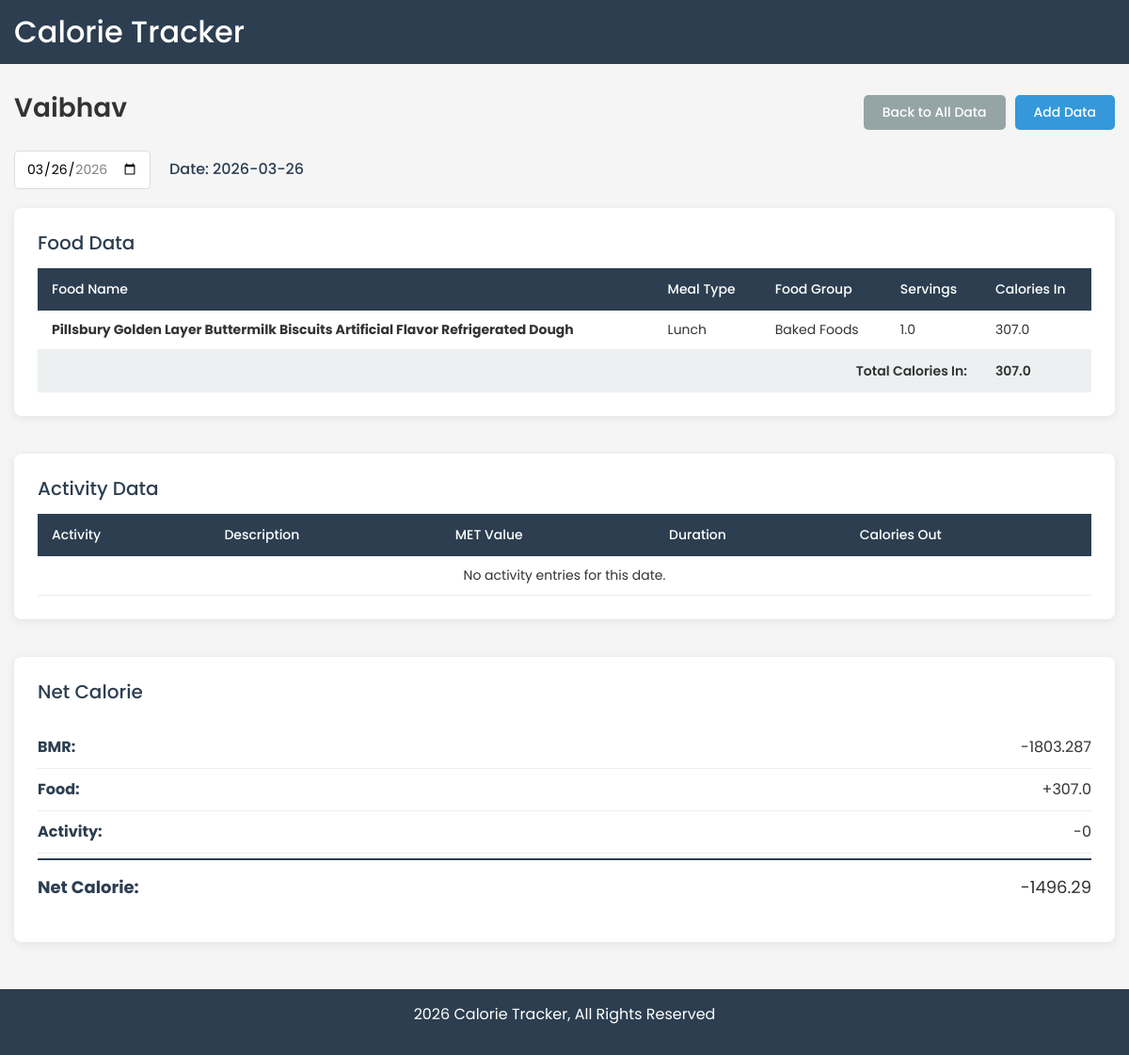
Screenshot of /users/1/details/?date=2026-03-26 with the database file from the repository.
### tracker/models.py (models this page shows, shortened)
class UserProfile(models.Model):
    SEX_CHOICES = [
        ('male', 'Male'),
        ('female', 'Female'),
    ]
    name = models.CharField(max_length=100)
    weight = models.FloatField(help_text="Weight in kg")
    height = models.FloatField(help_text="Height in cm")
    age = models.IntegerField(help_text="Age in years")
    sex = models.CharField(max_length=6, choices=SEX_CHOICES)
    def bmr(self):
        if self.sex == 'male':
            return round(
                66.4730 + (13.7516 * self.weight) + (5.0033 * self.height) - (6.7550 * self.age), 3
            )
        return round(
            655.0955 + (9.5634 * self.weight) + (1.8496 * self.height) - (4.6756 * self.age), 3
        )

class FoodEntry(models.Model):
    MEAL_CHOICES = [
        ('breakfast', 'Breakfast'),
        ('lunch', 'Lunch'),
        ('dinner', 'Dinner'),
        ('snack', 'Snack'),
    ]
    daily_log = models.ForeignKey(DailyLog, on_delete=models.CASCADE, related_name='food_entries')
    food = models.ForeignKey(Food, on_delete=models.CASCADE)
    servings = models.FloatField(default=1)
    meal_type = models.CharField(max_length=10, choices=MEAL_CHOICES)
    def calories_consumed(self):
        return round(self.food.calories * self.servings, 2)

class Food(models.Model):
    food_id = models.IntegerField(unique=True)
    name = models.CharField(max_length=300)
    food_group = models.CharField(max_length=100)
    calories = models.FloatField()
    fat = models.FloatField(default=0)
    protein = models.FloatField(default=0)
    carbohydrate = models.FloatField(default=0)
    serving_description = models.CharField(max_length=200, blank=True)

### tracker/views.py (the view)
# urls.py: path('users/<int:user_id>/details/', views.user_details_view, name='user_details'),
def user_details_view(request, user_id):
    user = get_object_or_404(UserProfile, pk=user_id)
    selected_date = request.GET.get('date', date.today().isoformat())
    food_groups_list = Food.objects.values_list('food_group', flat=True).distinct().order_by('food_group')
    activity_names_list = Activity.objects.values_list('activity_name', flat=True).distinct().order_by('activity_name')
    today = date.today()
    min_date = today - timedelta(days=30)
    try:
        log = DailyLog.objects.get(user=user, date=selected_date)
        food_entries = log.food_entries.select_related('food').all()
        activity_entries = log.activity_entries.select_related('activity').all()
        total_in = log.total_calories_in()
        total_out = log.total_calories_out()
        bmr = log.bmr()
        net = log.net_calories()
    except DailyLog.DoesNotExist:
        food_entries = []
        activity_entries = []
        total_in = 0
        total_out = 0
        bmr = user.bmr()
        net = 0 - bmr
    context = {
        'user': user,
        'selected_date': selected_date,
        'food_entries': food_entries,
        'activity_entries': activity_entries,
        'total_in': total_in,
        'total_out': total_out,
        'bmr': bmr,
        'net': round(net, 2),
        'food_groups': food_groups_list,
        'activity_names': activity_names_list,
        'today': today.isoformat(),
        'min_date': min_date.isoformat(),
    }
    return render(request, 'user_details.html', context)

### tracker/models.py (called while the page is built)
    def total_calories_in(self):
        return sum(entry.calories_consumed() for entry in self.food_entries.all())

    def total_calories_out(self):
        return sum(entry.calories_burned() for entry in self.activity_entries.all())

    def bmr(self):
        return self.user.bmr()

    def net_calories(self):
        return round(self.total_calories_in() - self.bmr() - self.total_calories_out(), 2)

### templates/user_details.html (shortened to what this page needs)
{% extends 'base.html' %}
{% block content %}
<div class="container">
    <div class="title-row">
        <h1 class="title">{{ user.name }}</h1>
        <div class="title-row-right">
            <a href="{% url 'user_data' user.id %}" class="btn-secondary">Back to All Data</a>
            <button class="btn-primary" data-toggle="modal" data-target="#addDataModal">Add Data</button>
        </div>
    </div>
    <div class="view-calorie-data">
        <div class="view-calorie-data-date-input">
            <div class="date-input">
                <form method="GET" action="{% url 'user_details' user.id %}">
                    <input type="date" name="date" value="{{ selected_date }}"
                           max="{{ today }}" min="{{ min_date }}"
                           onchange="this.form.submit()">
                </form>
            </div>
            <div class="show-selected-date">
                Date: {{ selected_date }}
            </div>
        </div>
        <div class="view-calorie-data-chart">
            <div class="food-data white-card">
                <h2>Food Data</h2>
                <div class="food-data-table">
                    <table class="dcf-table dcf-table-responsive dcf-table-bordered dcf-table-striped dcf-w-100%">
                        <thead>
                            <tr>
                                <th>Food Name</th>
                                <th>Meal Type</th>
                                <th>Food Group</th>
                                <th>Servings</th>
                                <th>Calories In</th>
                            </tr>
                        </thead>
                        <tbody>
                            {% for entry in food_entries %}
                            <tr>
                                <th scope="row">{{ entry.food.name }}</th>
                                <td data-label="Meal Type">{{ entry.get_meal_type_display }}</td>
                                <td data-label="Food Group">{{ entry.food.food_group }}</td>
                                <td data-label="Servings">{{ entry.servings }}</td>
                                <td data-label="Calories In">{{ entry.calories_consumed }}</td>
                            </tr>
                            {% empty %}
                            <tr><td colspan="5" style="text-align:center;">No food entries for this date.</td></tr>
                            {% endfor %}
                        </tbody>
                        {% if food_entries %}
                        <tfoot>
                            <tr>
                                <th colspan="4" style="text-align:right;">Total Calories In:</th>
                                <th>{{ total_in }}</th>
                            </tr>
                        </tfoot>
                        {% endif %}
                    </table>
                </div>
            </div>
            <div class="activity-data white-card">
                <h2>Activity Data</h2>
                <div class="activity-data-table">
                    <table class="dcf-table dcf-table-responsive dcf-table-bordered dcf-table-striped dcf-w-100%">
                        <thead>
                            <tr>
                                <th>Activity</th>
                                <th>Description</th>
                                <th>MET Value</th>
                                <th>Duration</th>
                                <th>Calories Out</th>
                            </tr>
                        </thead>
                        <tbody>
                            {% for entry in activity_entries %}
                            <tr>
                                <th scope="row">{{ entry.activity.activity_name }}</th>
                                <td data-label="Description">{{ entry.activity.specific_motion }}</td>
                                <td data-label="MET Value">{{ entry.activity.met_value }}</td>
                                <td data-label="Duration">{{ entry.duration_minutes }} min.</td>
                                <td data-label="Calories Out">{{ entry.calories_burned }}</td>
                            </tr>
                            {% empty %}
                            <tr><td colspan="5" style="text-align:center;">No activity entries for this date.</td></tr>
                            {% endfor %}
                        </tbody>
                    </table>
                </div>
            </div>
            <div class="net-calorie-data white-card">
                <h2>Net Calorie</h2>
                <div class="net-calorie-table">
                    <div class="net-calorie-row">
                        <strong>BMR: </strong>
                        <span>-{{ bmr }}</span>
                    </div>
                    <div class="net-calorie-row">
                        <strong>Food: </strong>
                        <span>+{{ total_in }}</span>
                    </div>
                    <div class="net-calorie-row">
                        <strong>Activity: </strong>
                        <span>-{{ total_out }}</span>
                    </div>
                    <div class="net-calorie-row net-calorie-totl">
                        <strong>Net Calorie:</strong>
                        <span>{{ net }}</span>
                    </div>
                </div>
            </div>
        </div>
    </div>
</div>
{% endblock %}

### templates/base.html (shortened to what this page needs)
{% load static %}
<!doctype html>
<html lang="en">
<head>
    <link href="https://cdn.jsdelivr.net/npm/bootstrap@4.6.2/dist/css/bootstrap.min.css" rel="stylesheet">
    <link href="{% static 'css/global.css' %}" rel="stylesheet">
</head>
<body>
    <div>
        <header class="header">
            <div class="container">
                <div class="logo">
                    <a href="{% url 'user_list' %}">
                        <h2 style="color: #fff; margin: 0;">Calorie Tracker</h2>
                    </a>
                </div>
            </div>
        </header>
        <div class="mid-container">
            {% block content %}{% endblock %}
        </div>
        <footer class="footer">
            <div class="container">
                <p>2026 Calorie Tracker, All Rights Reserved</p>
            </div>
        </footer>
    </div>
</body>
</html>

### static/css/global.css (style rules this page uses)
* { margin: 0; padding: 0; box-sizing: border-box; }
body { font-family: 'Poppins', sans-serif; background: #f5f5f5; color: #333; }
a { text-decoration: none; color: inherit; }
.header { background: #2c3e50; padding: 15px 0; }
.header .logo a { text-decoration: none; }
.header .logo h2 { color: #fff; margin: 0; }
.container { max-width: 1200px; margin: 0 auto; padding: 0 15px; }
.mid-container { min-height: calc(100vh - 130px); padding: 30px 0; }
.footer { background: #2c3e50; color: #fff; padding: 15px 0; text-align: center; }
.title-row { display: flex; justify-content: space-between; align-items: center; margin-bottom: 20px; }
.title { font-size: 28px; font-weight: 600; }
.title-row-right { display: flex; gap: 10px; }
.white-card { background: #fff; border-radius: 8px; padding: 25px; box-shadow: 0 2px 10px rgba(0, 0, 0, 0.08); margin-bottom: 20px; }
.white-card h2 { font-size: 20px; margin-bottom: 15px; color: #2c3e50; }
.btn-primary, .btn-secondary, .btn-danger { display: inline-block; padding: 8px 20px; border-radius: 5px; font-size: 14px; font-weight: 500; cursor: pointer; border: none; font-family: 'Poppins', sans-serif; transition: opacity 0.3s; text-align: center; }
.btn-primary { background: #3498db; color: #fff; }
.btn-secondary { background: #95a5a6; color: #fff; }
.dcf-table { width: 100%; border-collapse: collapse; font-size: 14px; }
.dcf-table thead th { background: #2c3e50; color: #fff; padding: 12px 15px; text-align: left; font-weight: 500; }
.dcf-table tbody th, .dcf-table tbody td { padding: 10px 15px; border-bottom: 1px solid #eee; }
.dcf-table tfoot th { padding: 12px 15px; background: #ecf0f1; font-weight: 600; }
.view-calorie-data-date-input { display: flex; align-items: center; gap: 20px; margin-bottom: 20px; }
.date-input input { padding: 8px 12px; border: 1px solid #ddd; border-radius: 5px; font-size: 14px; font-family: 'Poppins', sans-serif; }
.show-selected-date { font-size: 16px; font-weight: 500; color: #2c3e50; }
.view-calorie-data-chart { display: flex; flex-direction: column; gap: 20px; }
.net-calorie-table { padding: 10px 0; }
.net-calorie-row { display: flex; justify-content: space-between; padding: 10px 0; border-bottom: 1px solid #eee; font-size: 16px; }
.net-calorie-row strong { color: #2c3e50; }
.net-calorie-totl { border-bottom: none; border-top: 2px solid #2c3e50; margin-top: 5px; padding-top: 15px; font-size: 18px; }

### rows the page displays
UserProfile: name "Vaibhav"
FoodEntry: food.name "Pillsbury Golden Layer Buttermilk Biscuits Artificial Flavor Refrigerated Dough", meal_type "Lunch", food.food_group "Baked Foods", servings "1.0", calories_consumed "307.0"

### other values shown
{{ selected_date }} "2026-03-26"
{{ total_in }} "307.0"
{{ bmr }} "1803.287"
{{ total_out }} "0"
{{ net }} "-1496.29"
